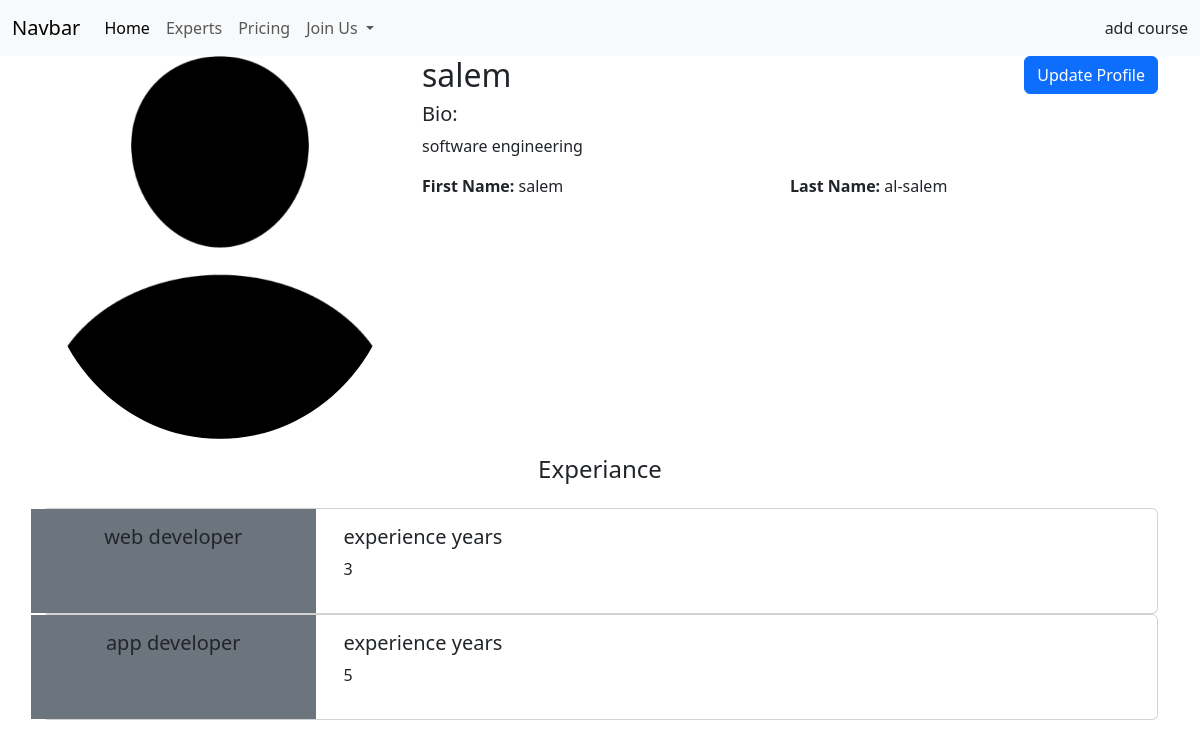
Screenshot of /users/profile/2/ with the database file from the repository.
### experts/models.py (models this page shows)
class ExpertProfile(models.Model):
    user = models.OneToOneField(User,on_delete=models.CASCADE)
    bio = models.TextField()
    avatar = models.ImageField(upload_to="images/",default="images/default.jpg")

class ExpertExperience(models.Model):
    user= models.ForeignKey(User,on_delete=models.CASCADE)
    experience = models.CharField(max_length=255)
    experience_years =models.IntegerField()

### users/views.py (the view)
# urls.py: path('profile/<user_id>/',views.profile_view,name='profile_view'),
def profile_view(request:HttpRequest,user_id):
    try:
        experts=User.objects.filter(groups__name='Experts')
        user = User.objects.get(id=user_id)
        experiences = ExpertExperience.objects.filter(user=user)
    except Exception:
        pass
    return render(request,'users/profile.html',{"user":user,'experts':experts,'experiences':experiences})

### users/templates/users/profile.html (shortened to what this page needs)
{% extends 'main/base.html' %}
{% block content %}
<section>
  <div class="container profile-container">
    <div class="row">
      <div class="col-md-4">
        <img src="{{user.expertprofile.avatar.url}}" alt="User Avatar" class="img-fluid rounded-circle avatar mb-3">
      </div>
      <div class="col-md-8">
        <div class="d-flex justify-content-between">
          <div>
            <h2 class="profile-title">{{user.username}}</h2>
          </div>
          <div>
            <a class="btn btn-primary" href="{% url 'users:update_profile_view' %}">Update Profile</a>
          </div>
        </div>
        <div class="row">
          <div class="col-md-6">
            <h5>Bio:</h5>
            <p class="name-label">{{user.expertprofile.bio}}</p>
          </div>
        <div class="row">
          <div class="col-md-6">
            <p class="name-label"><strong>First Name: </strong>{{user.first_name}}</p>
          </div>
          <div class="col-md-6">
            <p class="name-label"><strong>Last Name: </strong>{{user.last_name}}</p>
          </div>
        </div>
      </div>
    </div>
  </div>
</section>
{% if user in experts %}
<div class="section">
    <div class="container cc-education">
      <div class="h4 text-center mb-4 title">Experiance</div>
      {% for ex in experiences %}
      <div class="card">
        <div class="row">
          <div class="col-md-3 bg-secondary" data-aos="fade-right" data-aos-offset="50" data-aos-duration="500">
            <div class="card-body cc-education-header">
              <div class="h5 text-center">{{ex.experience}}</div>
            </div>
          </div>
          <div class="col-md-9" data-aos="fade-left" data-aos-offset="50" data-aos-duration="500">
            <div class="card-body">
              <div class="h5">experience years</div>
              <p class="category">{{ex.experience_years}}</p>
            </div>
          </div>
        </div>
      </div>
      {% endfor %}
    </div>
  </div>
{% endif %}
{% endblock %}

### main/templates/main/base.html (shortened to what this page needs)
{% load static %}
<!DOCTYPE html>
<html lang="en">
<head>
    <link href="https://cdn.jsdelivr.net/npm/bootstrap@5.3.2/dist/css/bootstrap.min.css" rel="stylesheet">
</head>
<body>
    <div class="header" >
        <nav class="navbar navbar-expand-lg bg-body-tertiary d-flex justify-content-between">
            <div class="container-fluid">
              <a class="navbar-brand" href="#">Navbar</a>
              <div class="collapse navbar-collapse" id="navbarNavDropdown">
                <ul class="navbar-nav">
                  <li class="nav-item">
                    <a class="nav-link active" aria-current="page" href="{% url 'main:home_view' %}">Home</a>
                  </li>
                  <li class="nav-item">
                    <a class="nav-link" href="{% url 'experts:experts_view' %}">Experts</a>
                  </li>
                  <li class="nav-item">
                    <a class="nav-link" href="#">Pricing</a>
                  </li>
                  {% if request.user.is_authenticated %}
                  <li><a class="nav-link m-0" href="{% url 'users:profile_view'  request.user.id %}">welcome, {{ request.user.username }}</a>
                  </li>
                  <li><a href="{% url 'users:logout_view' %}">logout</a></li>
                  {% else %}
                  <li class="nav-item dropdown">
                    <a class="nav-link dropdown-toggle" href="#" role="button" data-bs-toggle="dropdown" aria-expanded="false">
                      Join Us
                    </a>
                  </li>
                  {% endif %}
                </ul>
              </div>
              <div>
                <a class="nav-link" href="{% url 'courses:add_course_view' %}">add course</a>
              </div>
            </div>
          </nav>
    </div>
    {% block content %}
    {% endblock %}
</body>
</html>

### rows the page displays
ExpertExperience: experience "web developer", experience_years "3"
ExpertExperience: experience "app developer", experience_years "5"

### other values shown
{{ user.username }} "salem"
{{ user.expertprofile.bio }} "software engineering"
{{ user.first_name }} "salem"
{{ user.last_name }} "al-salem"
